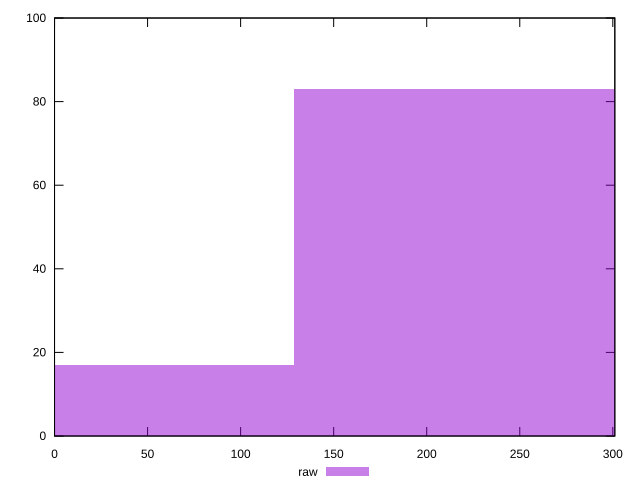

This chart was generated by the following gnuplot code:
reset

$raw <<EOF
257.11640612341097 83
0 17
EOF

set key outside below
set boxwidth 257.11640612341097
set xrange [0:301.078]
set yrange [0:100]
set trange [0:100]
set style fill transparent solid 0.5 noborder
set terminal svg size 640, 490 enhanced background rgb 'white'
set output "reports/report_00032_2021-02-25T10-28-15.087Z/uses-rel-preconnect/samples/astro/raw/histogram.svg"

plot $raw title "raw" with boxes

reset
